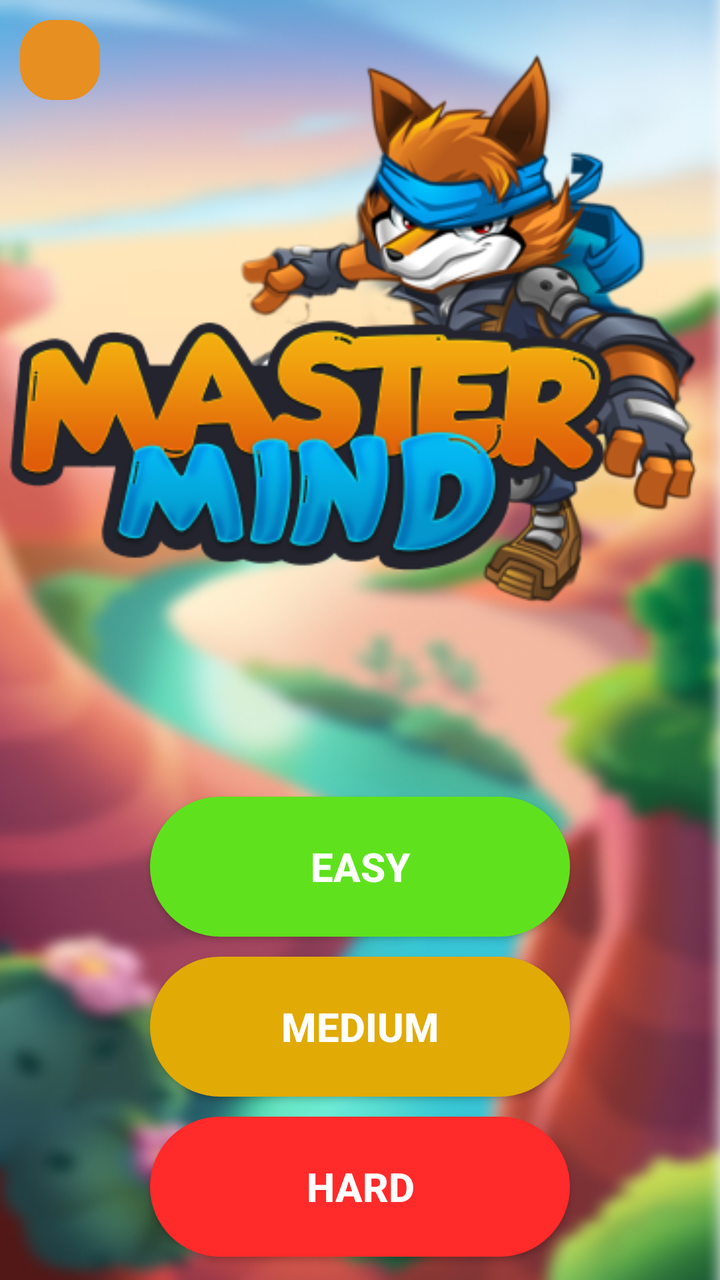
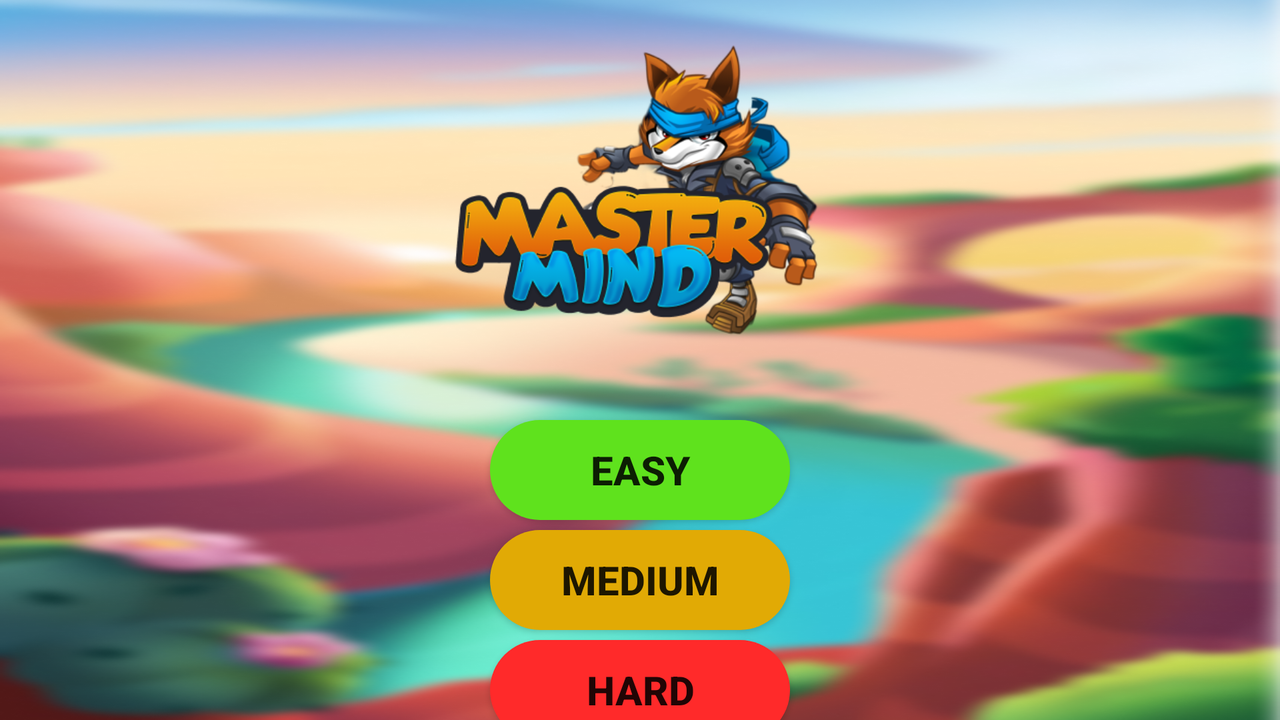

The same Android screen from two of the app's own layout files: first res/layout/ as a phone draws it, then the repository's variant for another configuration, drawn on a device whose configuration selects that folder. Both files follow.
<!-- AndroidManifest.xml: application theme Theme.MasterMind -->
<!-- res/layout/activity_play_screen.xml -->
<?xml version="1.0" encoding="utf-8"?>
<LinearLayout xmlns:android="http://schemas.android.com/apk/res/android"
    xmlns:app="http://schemas.android.com/apk/res-auto"
    xmlns:tools="http://schemas.android.com/tools"
    android:layout_width="match_parent"
    android:layout_height="match_parent"
    android:background="@drawable/mastermindbg"
    android:orientation="vertical"
    tools:context=".MainActivity">


<LinearLayout
    android:layout_width="match_parent"
    android:layout_height="wrap_content"
    android:weightSum="0"
    android:orientation="horizontal"
    >

    <ImageButton
        android:id="@+id/back_playScreen"
        android:layout_width="40dp"
        android:layout_height="40dp"
        android:background="@drawable/border"
        android:layout_marginTop="10dp"
        android:layout_marginLeft="10dp"
        android:scaleType="center"
        android:src="@drawable/ic_arrow_back"
        />



</LinearLayout>

    <ImageView
        android:layout_width="match_parent"
        android:layout_height="wrap_content"
        android:layout_marginTop="-70dp"
        android:src="@drawable/mastermindlogo" />

    <Button
        android:id="@+id/btn_Easy"
        android:layout_width="210dp"
        android:layout_height="70dp"
        android:textColor="@color/white"
        android:layout_gravity="center"
        android:layout_marginTop="50dp"
        android:background="@drawable/round_button"
        android:text="Easy"
        android:textSize="20sp"
        android:textStyle="bold" />

    <Button
        android:id="@+id/btn_Medium"
        android:layout_width="210dp"
        android:textColor="@color/white"
        android:layout_height="70dp"
        android:layout_gravity="center"
        android:layout_marginTop="10dp"
        android:background="@drawable/round_btn1"
        android:text="Medium"
        android:textSize="20sp"
        android:textStyle="bold" />

    <Button
        android:id="@+id/btn_Hard"
        android:layout_width="210dp"
        android:layout_height="70dp"
        android:layout_gravity="center"
        android:layout_marginTop="10dp"
        android:background="@drawable/round_btn2"
        android:text="Hard"
        android:textColor="@color/white"
        android:textSize="20sp"
        android:textStyle="bold" />

</LinearLayout>
<!-- resources referenced by this layout -->
<resources>
  <color name="white">#FFFFFFFF</color>
  <!-- drawable border (drawable) -->
  <?xml version="1.0" encoding="utf-8"?>
  <shape xmlns:android="http://schemas.android.com/apk/res/android">
  
          <solid android:color="@color/yellow_500"/>
          <stroke android:width="3dp" android:color="@color/yellow_500"/>
          <corners android:radius="15dp"/>
  
  </shape>
  <!-- drawable mastermindbg: png bitmap (drawable, 461562 bytes) -->
  <!-- drawable mastermindlogo: png bitmap (drawable, 92862 bytes) -->
  <!-- drawable round_btn1 (drawable) -->
  <?xml version="1.0" encoding="utf-8"?>
  <shape xmlns:android="http://schemas.android.com/apk/res/android">
      <solid android:color="@color/yellow_200"/>
  
      <corners
          android:topLeftRadius="45dp"
          android:topRightRadius="45dp"
          android:bottomRightRadius="45dp"
          android:bottomLeftRadius="45dp"
          />
  
  
  </shape>
  <!-- drawable round_btn2 (drawable) -->
  <?xml version="1.0" encoding="utf-8"?>
  <shape xmlns:android="http://schemas.android.com/apk/res/android">
      <solid android:color="@color/red_700"/>
  
      <corners
          android:topLeftRadius="45dp"
          android:topRightRadius="45dp"
          android:bottomRightRadius="45dp"
          android:bottomLeftRadius="45dp"
          />
  
  
  </shape>
  <!-- drawable round_button (drawable) -->
  <?xml version="1.0" encoding="utf-8"?>
  <shape xmlns:android="http://schemas.android.com/apk/res/android">
      <solid android:color="@color/green"/>
  
          <corners
              android:topLeftRadius="45dp"
              android:topRightRadius="45dp"
              android:bottomRightRadius="45dp"
              android:bottomLeftRadius="45dp"
              />
  
  
  </shape>
  <style name="Theme.MasterMind" parent="Theme.AppCompat.DayNight.NoActionBar">
          
          <item name="colorPrimary">@color/yellow_200</item>
          <item name="colorPrimaryVariant">@color/yellow_500</item>
          <item name="colorOnPrimary">@color/white</item>
          
          <item name="colorSecondary">@color/red_200</item>
          <item name="colorSecondaryVariant">@color/red_700</item>
          <item name="colorOnSecondary">@color/black</item>
          
          <item name="android:statusBarColor">?attr/colorPrimaryVariant</item>
          
      </style>
  <color name="yellow_500">#e78f20</color>
  <color name="yellow_200">#e1aa05</color>
  <color name="red_700">#ff2a2a</color>
  <color name="green">#5fe21d</color>
  <color name="red_200">#f87151</color>
  <color name="black">#FF000000</color>
</resources>
<!-- res/layout-land/activity_play_screen.xml (the repository's variant of the layout above) -->
<!-- drawn on the phone turned sideways -->
<?xml version="1.0" encoding="utf-8"?>
<LinearLayout xmlns:android="http://schemas.android.com/apk/res/android"
    xmlns:app="http://schemas.android.com/apk/res-auto"
    xmlns:tools="http://schemas.android.com/tools"
    android:layout_width="match_parent"
    android:layout_height="match_parent"
    android:background="@drawable/mastermindbg"
    android:orientation="vertical"
    tools:context=".MainActivity">

    <ImageView
        android:layout_width="match_parent"
        android:layout_height="190dp"
        android:src="@drawable/mastermindlogo" />

    <Button
        android:id="@+id/btn_Easy"
        android:layout_width="150dp"
        android:layout_height="50dp"
        android:layout_gravity="center"
        android:layout_marginTop="20dp"
        android:background="@drawable/round_button"
        android:text="Easy"
        android:textSize="20sp"
        android:textStyle="bold" />

    <Button
        android:id="@+id/btn_Medium"
        android:layout_width="150dp"
        android:layout_height="50dp"
        android:layout_gravity="center"
        android:layout_marginTop="5dp"
        android:background="@drawable/round_btn1"
        android:text="Medium"
        android:textSize="20sp"
        android:textStyle="bold" />

    <Button
        android:id="@+id/btn_Hard"
        android:layout_width="150dp"
        android:layout_height="50dp"
        android:layout_gravity="center"
        android:layout_marginTop="5dp"
        android:background="@drawable/round_btn2"
        android:text="Hard"
        android:textSize="20sp"
        android:textStyle="bold" />

</LinearLayout>
<!-- resources referenced by the variant -->
<!-- as the phone turned sideways resolves them -->
<resources>
  <!-- drawable mastermindbg: png bitmap (drawable, 461562 bytes) -->
  <!-- drawable mastermindlogo: png bitmap (drawable, 92862 bytes) -->
  <!-- drawable round_btn1 (drawable) -->
  <?xml version="1.0" encoding="utf-8"?>
  <shape xmlns:android="http://schemas.android.com/apk/res/android">
      <solid android:color="@color/yellow_200"/>
  
      <corners
          android:topLeftRadius="45dp"
          android:topRightRadius="45dp"
          android:bottomRightRadius="45dp"
          android:bottomLeftRadius="45dp"
          />
  
  
  </shape>
  <!-- drawable round_btn2 (drawable) -->
  <?xml version="1.0" encoding="utf-8"?>
  <shape xmlns:android="http://schemas.android.com/apk/res/android">
      <solid android:color="@color/red_700"/>
  
      <corners
          android:topLeftRadius="45dp"
          android:topRightRadius="45dp"
          android:bottomRightRadius="45dp"
          android:bottomLeftRadius="45dp"
          />
  
  
  </shape>
  <!-- drawable round_button (drawable) -->
  <?xml version="1.0" encoding="utf-8"?>
  <shape xmlns:android="http://schemas.android.com/apk/res/android">
      <solid android:color="@color/green"/>
  
          <corners
              android:topLeftRadius="45dp"
              android:topRightRadius="45dp"
              android:bottomRightRadius="45dp"
              android:bottomLeftRadius="45dp"
              />
  
  
  </shape>
  <style name="Theme.MasterMind" parent="Theme.AppCompat.DayNight.NoActionBar">
          
          <item name="colorPrimary">@color/yellow_200</item>
          <item name="colorPrimaryVariant">@color/yellow_500</item>
          <item name="colorOnPrimary">@color/white</item>
          
          <item name="colorSecondary">@color/red_200</item>
          <item name="colorSecondaryVariant">@color/red_700</item>
          <item name="colorOnSecondary">@color/black</item>
          
          <item name="android:statusBarColor">?attr/colorPrimaryVariant</item>
          
      </style>
  <color name="yellow_200">#e1aa05</color>
  <color name="red_700">#ff2a2a</color>
  <color name="green">#5fe21d</color>
  <color name="yellow_500">#e78f20</color>
  <color name="white">#FFFFFFFF</color>
  <color name="red_200">#f87151</color>
  <color name="black">#FF000000</color>
</resources>
